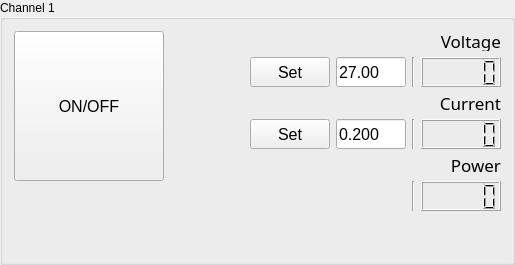
         <widget class="QGroupBox" name="groupBox_2">
          <property name="title">
           <string>Channel 1</string>
          </property>
          <layout class="QHBoxLayout" name="horizontalLayout_8">
           <item>
            <layout class="QVBoxLayout" name="verticalLayout_13">
             <item>
              <widget class="QPushButton" name="pushButton_ONOFF_CH1">
               <property name="sizePolicy">
                <sizepolicy hsizetype="MinimumExpanding" vsizetype="MinimumExpanding">
                 <horstretch>0</horstretch>
                 <verstretch>0</verstretch>
                </sizepolicy>
               </property>
               <property name="minimumSize">
                <size>
                 <width>150</width>
                 <height>150</height>
                </size>
               </property>
               <property name="maximumSize">
                <size>
                 <width>200</width>
                 <height>200</height>
                </size>
               </property>
               <property name="font">
                <font>
                 <pointsize>12</pointsize>
                </font>
               </property>
               <property name="autoFillBackground">
                <bool>true</bool>
               </property>
               <property name="text">
                <string>ON/OFF</string>
               </property>
               <property name="checkable">
                <bool>true</bool>
               </property>
              </widget>
             </item>
             <item>
              <spacer name="verticalSpacer_4">
               <property name="orientation">
                <enum>Qt::Vertical</enum>
               </property>
               <property name="sizeHint" stdset="0">
                <size>
                 <width>20</width>
                 <height>40</height>
                </size>
               </property>
              </spacer>
             </item>
            </layout>
           </item>
           <item>
            <spacer name="horizontalSpacer_16">
             <property name="orientation">
              <enum>Qt::Horizontal</enum>
             </property>
             <property name="sizeHint" stdset="0">
              <size>
               <width>40</width>
               <height>20</height>
              </size>
             </property>
            </spacer>
           </item>
           <item>
            <layout class="QVBoxLayout" name="verticalLayout_9">
             <item>
              <layout class="QGridLayout" name="gridLayout_3">
               <item row="0" column="0">
                <spacer name="horizontalSpacer_7">
                 <property name="orientation">
                  <enum>Qt::Horizontal</enum>
                 </property>
                 <property name="sizeHint" stdset="0">
                  <size>
                   <width>40</width>
                   <height>20</height>
                  </size>
                 </property>
                </spacer>
               </item>
               <item row="1" column="0">
                <spacer name="horizontalSpacer_14">
                 <property name="orientation">
                  <enum>Qt::Horizontal</enum>
                 </property>
                 <property name="sizeHint" stdset="0">
                  <size>
                   <width>40</width>
                   <height>20</height>
                  </size>
                 </property>
                </spacer>
               </item>
               <item row="1" column="1" colspan="2">
                <widget class="QPushButton" name="pushButton_SetVoltageCH1">
                 <property name="sizePolicy">
                  <sizepolicy hsizetype="MinimumExpanding" vsizetype="MinimumExpanding">
                   <horstretch>0</horstretch>
                   <verstretch>0</verstretch>
                  </sizepolicy>
                 </property>
                 <property name="minimumSize">
                  <size>
                   <width>70</width>
                   <height>30</height>
                  </size>
                 </property>
                 <property name="maximumSize">
                  <size>
                   <width>100</width>
                   <height>70</height>
                  </size>
                 </property>
                 <property name="font">
                  <font>
                   <pointsize>12</pointsize>
                  </font>
                 </property>
                 <property name="text">
                  <string>Set</string>
                 </property>
                </widget>
               </item>
               <item row="1" column="3">
                <widget class="QLineEdit" name="lineEdit_VoltageToSetCH1">
                 <property name="sizePolicy">
                  <sizepolicy hsizetype="MinimumExpanding" vsizetype="MinimumExpanding">
                   <horstretch>0</horstretch>
                   <verstretch>0</verstretch>
                  </sizepolicy>
                 </property>
                 <property name="minimumSize">
                  <size>
                   <width>70</width>
                   <height>30</height>
                  </size>
                 </property>
                 <property name="maximumSize">
                  <size>
                   <width>70</width>
                   <height>70</height>
                  </size>
                 </property>
                 <property name="font">
                  <font>
                   <pointsize>12</pointsize>
                  </font>
                 </property>
                 <property name="text">
                  <string>27.00</string>
                 </property>
                </widget>
               </item>
               <item row="1" column="4">
                <widget class="Line" name="line_4">
                 <property name="orientation">
                  <enum>Qt::Vertical</enum>
                 </property>
                </widget>
               </item>
               <item row="1" column="5">
                <widget class="QLCDNumber" name="lcdNumber_VoltageCH1">
                 <property name="sizePolicy">
                  <sizepolicy hsizetype="MinimumExpanding" vsizetype="MinimumExpanding">
                   <horstretch>0</horstretch>
                   <verstretch>0</verstretch>
                  </sizepolicy>
                 </property>
                 <property name="minimumSize">
                  <size>
                   <width>70</width>
                   <height>30</height>
                  </size>
                 </property>
                 <property name="maximumSize">
                  <size>
                   <width>100</width>
                   <height>70</height>
                  </size>
                 </property>
                 <property name="smallDecimalPoint">
                  <bool>false</bool>
                 </property>
                 <property name="digitCount">
                  <number>5</number>
                 </property>
                </widget>
               </item>
               <item row="2" column="0">
                <spacer name="horizontalSpacer_8">
                 <property name="orientation">
                  <enum>Qt::Horizontal</enum>
                 </property>
                 <property name="sizeHint" stdset="0">
                  <size>
                   <width>40</width>
                   <height>20</height>
                  </size>
                 </property>
                </spacer>
               </item>
               <item row="3" column="0">
                <spacer name="horizontalSpacer_15">
                 <property name="orientation">
                  <enum>Qt::Horizontal</enum>
                 </property>
                 <property name="sizeHint" stdset="0">
                  <size>
                   <width>40</width>
                   <height>20</height>
                  </size>
                 </property>
                </spacer>
               </item>
               <item row="3" column="1" colspan="2">
                <widget class="QPushButton" name="pushButton_SetCurrentCH1">
                 <property name="sizePolicy">
                  <sizepolicy hsizetype="MinimumExpanding" vsizetype="MinimumExpanding">
                   <horstretch>0</horstretch>
                   <verstretch>0</verstretch>
                  </sizepolicy>
                 </property>
                 <property name="minimumSize">
                  <size>
                   <width>70</width>
                   <height>30</height>
                  </size>
                 </property>
                 <property name="maximumSize">
                  <size>
                   <width>100</width>
                   <height>70</height>
                  </size>
                 </property>
                 <property name="font">
                  <font>
                   <pointsize>12</pointsize>
                  </font>
                 </property>
                 <property name="text">
                  <string>Set</string>
                 </property>
                </widget>
               </item>
               <item row="3" column="3">
                <widget class="QLineEdit" name="lineEdit_CurrentToSetCH1">
                 <property name="sizePolicy">
                  <sizepolicy hsizetype="MinimumExpanding" vsizetype="MinimumExpanding">
                   <horstretch>0</horstretch>
                   <verstretch>0</verstretch>
                  </sizepolicy>
                 </property>
                 <property name="minimumSize">
                  <size>
                   <width>70</width>
                   <height>30</height>
                  </size>
                 </property>
                 <property name="maximumSize">
                  <size>
                   <width>70</width>
                   <height>70</height>
                  </size>
                 </property>
                 <property name="font">
                  <font>
                   <pointsize>12</pointsize>
                  </font>
                 </property>
                 <property name="text">
                  <string>0.200</string>
                 </property>
                </widget>
               </item>
               <item row="3" column="4">
                <widget class="Line" name="line_7">
                 <property name="orientation">
                  <enum>Qt::Vertical</enum>
                 </property>
                </widget>
               </item>
               <item row="3" column="5">
                <widget class="QLCDNumber" name="lcdNumber_CurrentCH1">
                 <property name="sizePolicy">
                  <sizepolicy hsizetype="MinimumExpanding" vsizetype="MinimumExpanding">
                   <horstretch>0</horstretch>
                   <verstretch>0</verstretch>
                  </sizepolicy>
                 </property>
                 <property name="minimumSize">
                  <size>
                   <width>70</width>
                   <height>30</height>
                  </size>
                 </property>
                 <property name="maximumSize">
                  <size>
                   <width>100</width>
                   <height>70</height>
                  </size>
                 </property>
                 <property name="digitCount">
                  <number>5</number>
                 </property>
                </widget>
               </item>
               <item row="4" column="0">
                <spacer name="horizontalSpacer_2">
                 <property name="orientation">
                  <enum>Qt::Horizontal</enum>
                 </property>
                 <property name="sizeHint" stdset="0">
                  <size>
                   <width>40</width>
                   <height>20</height>
                  </size>
                 </property>
                </spacer>
               </item>
               <item row="5" column="0">
                <spacer name="horizontalSpacer_3">
                 <property name="orientation">
                  <enum>Qt::Horizontal</enum>
                 </property>
                 <property name="sizeHint" stdset="0">
                  <size>
                   <width>40</width>
                   <height>20</height>
                  </size>
                 </property>
                </spacer>
               </item>
               <item row="0" column="5">
                <widget class="QLabel" name="label_17">
                 <property name="minimumSize">
                  <size>
                   <width>80</width>
                   <height>20</height>
                  </size>
                 </property>
                 <property name="maximumSize">
                  <size>
                   <width>80</width>
                   <height>20</height>
                  </size>
                 </property>
                 <property name="font">
                  <font>
                   <family>Imprint MT Shadow</family>
                   <pointsize>13</pointsize>
                   <weight>50</weight>
                   <italic>false</italic>
                   <bold>false</bold>
                  </font>
                 </property>
                 <property name="text">
                  <string>Voltage</string>
                 </property>
                 <property name="alignment">
                  <set>Qt::AlignRight|Qt::AlignTrailing|Qt::AlignVCenter</set>
                 </property>
                </widget>
               </item>
               <item row="2" column="5">
                <widget class="QLabel" name="label_21">
                 <property name="minimumSize">
                  <size>
                   <width>80</width>
                   <height>20</height>
                  </size>
                 </property>
                 <property name="maximumSize">
                  <size>
                   <width>80</width>
                   <height>20</height>
                  </size>
                 </property>
                 <property name="font">
                  <font>
                   <family>Imprint MT Shadow</family>
                   <pointsize>13</pointsize>
                   <weight>50</weight>
                   <italic>false</italic>
                   <bold>false</bold>
                  </font>
                 </property>
                 <property name="text">
                  <string>Current</string>
                 </property>
                 <property name="alignment">
                  <set>Qt::AlignRight|Qt::AlignTrailing|Qt::AlignVCenter</set>
                 </property>
                </widget>
               </item>
               <item row="4" column="5">
                <widget class="QLabel" name="label_22">
                 <property name="minimumSize">
                  <size>
                   <width>80</width>
                   <height>20</height>
                  </size>
                 </property>
                 <property name="maximumSize">
                  <size>
                   <width>80</width>
                   <height>20</height>
                  </size>
                 </property>
                 <property name="font">
                  <font>
                   <family>Imprint MT Shadow</family>
                   <pointsize>13</pointsize>
                   <weight>50</weight>
                   <italic>false</italic>
                   <bold>false</bold>
                  </font>
                 </property>
                 <property name="text">
                  <string>Power</string>
                 </property>
                 <property name="alignment">
                  <set>Qt::AlignRight|Qt::AlignTrailing|Qt::AlignVCenter</set>
                 </property>
                </widget>
               </item>
               <item row="5" column="5">
                <widget class="QLCDNumber" name="lcdNumber_PowerCH1">
                 <property name="sizePolicy">
                  <sizepolicy hsizetype="MinimumExpanding" vsizetype="MinimumExpanding">
                   <horstretch>0</horstretch>
                   <verstretch>0</verstretch>
                  </sizepolicy>
                 </property>
                 <property name="minimumSize">
                  <size>
                   <width>70</width>
                   <height>30</height>
                  </size>
                 </property>
                 <property name="maximumSize">
                  <size>
                   <width>100</width>
                   <height>70</height>
                  </size>
                 </property>
                 <property name="smallDecimalPoint">
                  <bool>false</bool>
                 </property>
                 <property name="digitCount">
                  <number>5</number>
                 </property>
                </widget>
               </item>
               <item row="5" column="4">
                <widget class="Line" name="line_10">
                 <property name="orientation">
                  <enum>Qt::Vertical</enum>
                 </property>
                </widget>
               </item>
              </layout>
             </item>
             <item>
              <spacer name="verticalSpacer_7">
               <property name="orientation">
                <enum>Qt::Vertical</enum>
               </property>
               <property name="sizeHint" stdset="0">
                <size>
                 <width>20</width>
                 <height>40</height>
                </size>
               </property>
              </spacer>
             </item>
            </layout>
           </item>
          </layout>
         </widget>
